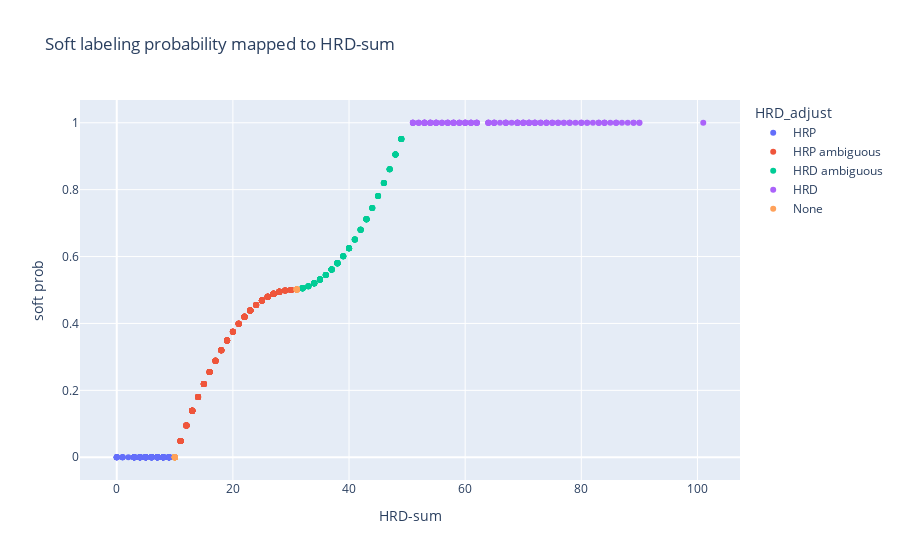

The notebook cell saved with this chart:
### Code cell
#test = metadata[metadata['soft prob'] != -1 & metadata['HRD-sum'] != 50]
px.scatter(metadata[metadata['soft prob'] != -1], x = 'HRD-sum', y= 'soft prob', title = 'Soft labeling probability mapped to HRD-sum', color = 'HRD_adjust')

### Figure 1 — Plotly figure (JSON) as saved in the notebook; plotly's stock layout.template omitted (floating-point values rounded to 4 significant figures; data arrays with more than 128 entries replaced by an {"elided": "..."} marker saying what was removed)
{"data": [{"hovertemplate": "HRD_adjust=HRP<br>HRD-sum=%{x}<br>soft prob=%{y}<extra></extra>", "legendgroup": "HRP", "marker": {"color": "#636efa", "symbol": "circle"}, "mode": "markers", "name": "HRP", "orientation": "v", "showlegend": true, "type": "scatter", "x": {"elided": "183 int values"}, "xaxis": "x", "y": {"elided": "183 int values"}, "yaxis": "y"}, {"hovertemplate": "HRD_adjust=HRP ambiguous<br>HRD-sum=%{x}<br>soft prob=%{y}<extra></extra>", "legendgroup": "HRP ambiguous", "marker": {"color": "#EF553B", "symbol": "circle"}, "mode": "markers", "name": "HRP ambiguous", "orientation": "v", "showlegend": true, "type": "scatter", "x": {"elided": "320 int values"}, "xaxis": "x", "y": {"elided": "320 float values"}, "yaxis": "y"}, {"hovertemplate": "HRD_adjust=HRD ambiguous<br>HRD-sum=%{x}<br>soft prob=%{y}<extra></extra>", "legendgroup": "HRD ambiguous", "marker": {"color": "#00cc96", "symbol": "circle"}, "mode": "markers", "name": "HRD ambiguous", "orientation": "v", "showlegend": true, "type": "scatter", "x": {"elided": "163 int values"}, "xaxis": "x", "y": {"elided": "163 float values"}, "yaxis": "y"}, {"hovertemplate": "HRD_adjust=HRD<br>HRD-sum=%{x}<br>soft prob=%{y}<extra></extra>", "legendgroup": "HRD", "marker": {"color": "#ab63fa", "symbol": "circle"}, "mode": "markers", "name": "HRD", "orientation": "v", "showlegend": true, "type": "scatter", "x": {"elided": "145 int values"}, "xaxis": "x", "y": {"elided": "145 int values"}, "yaxis": "y"}, {"hovertemplate": "HRD_adjust=None<br>HRD-sum=%{x}<br>soft prob=%{y}<extra></extra>", "legendgroup": "None", "marker": {"color": "#FFA15A", "symbol": "circle"}, "mode": "markers", "name": "None", "orientation": "v", "showlegend": true, "type": "scatter", "x": [31, 31, 10, 10, 10, 31, 10, 31, 10, 31, 10, 31, 10, 10, 31, 10, 31, 10, 10, 31, 31, 10, 10, 31, 31, 10, 10, 31, 31, 10, 10, 10, 31, 10, 31, 10, 10, 10, 10, 10], "xaxis": "x", "y": [0.5012, 0.5012, 0, 0, 0, 0.5012, 0, 0.5012, 0, 0.5012, 0, 0.5012, 0, 0, 0.5012, 0, 0.5012, 0, 0, 0.5012, 0.5012, 0, 0, 0.5012, 0.5012, 0, 0, 0.5012, 0.5012, 0, 0, 0, 0.5012, 0, 0.5012, 0, 0, 0, 0, 0], "yaxis": "y"}], "layout": {"legend": {"title": {"text": "HRD_adjust"}, "tracegroupgap": 0}, "title": {"text": "Soft labeling probability mapped to HRD-sum"}, "xaxis": {"anchor": "y", "domain": [0, 1], "title": {"text": "HRD-sum"}}, "yaxis": {"anchor": "x", "domain": [0, 1], "title": {"text": "soft prob"}}}}
